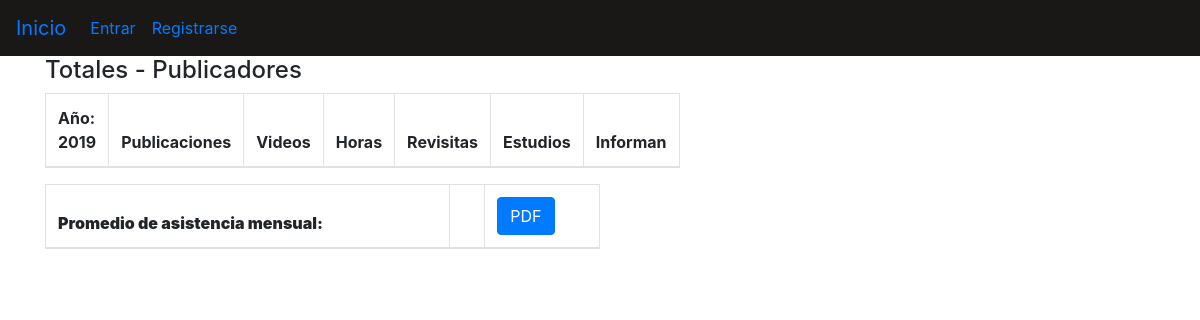
The app's page /totales/lista_por_año/2019/pub/, older data.
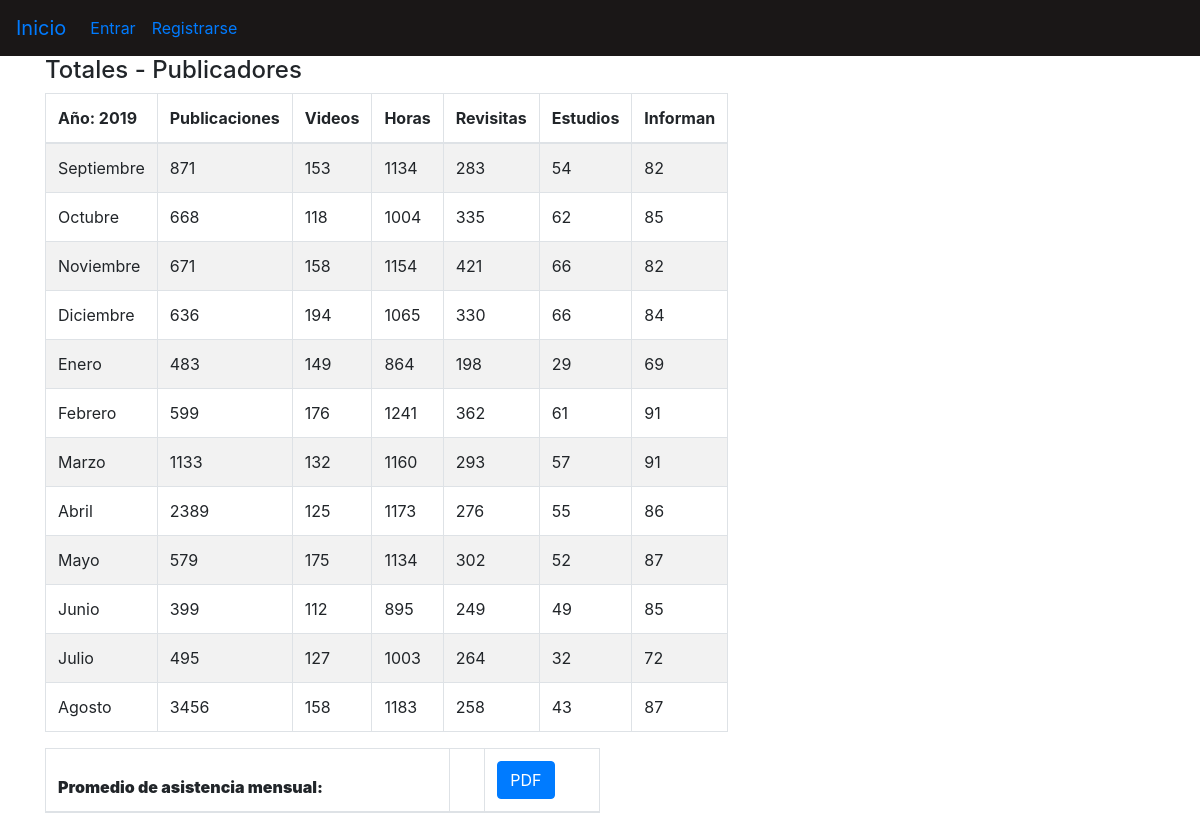
The same page, newer data.
### totales/models.py (models this page shows)
class Publicadores(models.Model):
    año = models.IntegerField()
    mes = models.CharField(max_length=10, choices=MES)
    publicaciones = models.IntegerField(null=True, blank=True)
    videos = models.IntegerField(null=True, blank=True)
    horas = models.IntegerField(null=True, blank=True,default=0)
    revisitas = models.IntegerField(null=True, blank=True)
    estudios = models.IntegerField(null=True, blank=True)
    informan = models.IntegerField(null=True, blank=True)
    class Meta():
        verbose_name='publicador'
        verbose_name_plural='publicadores'
        ordering=['id']

### totales/views.py (called while the page is built, shortened)
def lista_por_año(request, año, pub_aux_reg):
    if pub_aux_reg == "pub":
        años=Publicadores.objects.filter(año=año)
        promedio = Publicadores.objects.filter(año=año).aggregate(Avg('horas'))
        return render(request, "totales/lista_por_año.html",{"años": años, "anio":año, "pub":"pub",'titulo': "Totales - Publicadores",'promedio': promedio})

### templates/totales/lista_por_año.html (shortened to what this page needs)
{% extends "base.html" %}
{% block contenido %}
    <div class="container">
        <h4>{{titulo}}</h4>
        <table  class="table table-striped table-bordered" style="width:50%">
            <thead align="justify">
                <tr>
                    <th>Año: {{anio}}</th>
                    <th>Publicaciones</th>
                    <th>Videos</th>
                    <th>Horas</th>
                    <th>Revisitas</th>
                    <th>Estudios</th>
                    <th>Informan</th>
                </tr>
            </thead>
            <tbody>
                {% for asistencia in años %}
                <tr>
                    <td>{{asistencia.mes}}</td>
                    <td>{{asistencia.publicaciones}}</td>
                    <td>{{asistencia.videos}}</td>
                    <td>{{asistencia.horas}}</td>
                    <td>{{asistencia.revisitas}}</td>
                    <td>{{asistencia.estudios}}</td>
                    <td>{{asistencia.informan}}</td>
                </tr>
                {% endfor %}
            </tbody>
        </table>
        <table  class="table table-striped table-bordered" style="width:50%">
            <thead align="justify">
                <tr>
                    <th>
                        <b>Promedio de asistencia mensual:</b>
                    </th>
                    <th>
                    </th>
                    <th>
                        {% if entre == "entre" %}
                        <a href="{% url 'EntreSemana_pdf' anio %}" class="btn btn-primary">PDF</a>
                        {% else %}
                         <a href="{% url 'FinDeSemana_pdf' anio %}" class="btn btn-primary">PDF</a>
                        {% endif %}
                    </th>
                </tr>
            </thead>
        </table>
    </div>
    {% endblock %}

### templates/base.html (shortened to what this page needs)
<!DOCTYPE html>
<html lang="en">
<head>
    <link rel="stylesheet" href="https://cdn.jsdelivr.net/npm/bootstrap@4.6.1/dist/css/bootstrap.min.css"
>
</head>
<body>
    <nav class="navbar navbar-expand-lg navbar " style="background: rgb(26, 23, 23);">
        <a class="navbar-brand" href="/">Inicio</a>
        <div class="collapse navbar-collapse" id="navbarSupportedContent">
            <ul class="navbar-nav mr-auto">
                {% if request.user.is_authenticated %}
                <li class="nav-item" >
                    <a class="nav-link">Usuario: {{user.username}}</a>
               </li>
                {% if request.user.perfil.id %}
                <li class="nav-item">
                     <a class="nav-link" href="/usuario/detalle_usuario/{{request.user.perfil.id}}">Mi perfil</a>
                </li>
                {% endif %}
                <li class="nav-item active">
                    <a class="nav-link" href="/usuario/salir/">Salir</a>
                </li>
                {% else %}
                <li class="nav-item active">
                    <a class="nav-link" href="/usuario/entrar/">Entrar</a>
                </li>
                <li class="nav-item active">
                    <a class="nav-link" href="/usuario/registrar/">Registrarse</a>
                </li>
                {% endif %}
            </ul>
        </div>
    </nav>
    {% block contenido %}
    {% endblock %}
</body>
</html>

Row changes from the older to the newer data that the page shows:
added Publicadores: mes "Septiembre", publicaciones "871", videos "153", horas "1134", revisitas "283", estudios "54", informan "82"
added Publicadores: mes "Octubre", publicaciones "668", videos "118", horas "1004", revisitas "335", estudios "62", informan "85"
added Publicadores: mes "Noviembre", publicaciones "671", videos "158", horas "1154", revisitas "421", estudios "66", informan "82"
added Publicadores: mes "Diciembre", publicaciones "636", videos "194", horas "1065", revisitas "330", estudios "66", informan "84"
added Publicadores: mes "Enero", publicaciones "483", videos "149", horas "864", revisitas "198", estudios "29", informan "69"
added Publicadores: mes "Febrero", publicaciones "599", videos "176", horas "1241", revisitas "362", estudios "61", informan "91"
added Publicadores: mes "Marzo", publicaciones "1133", videos "132", horas "1160", revisitas "293", estudios "57", informan "91"
added Publicadores: mes "Abril", publicaciones "2389", videos "125", horas "1173", revisitas "276", estudios "55", informan "86"
added Publicadores: mes "Mayo", publicaciones "579", videos "175", horas "1134", revisitas "302", estudios "52", informan "87"
added Publicadores: mes "Junio", publicaciones "399", videos "112", horas "895", revisitas "249", estudios "49", informan "85"
added Publicadores: mes "Julio", publicaciones "495", videos "127", horas "1003", revisitas "264", estudios "32", informan "72"
added Publicadores: mes "Agosto", publicaciones "3456", videos "158", horas "1183", revisitas "258", estudios "43", informan "87"
